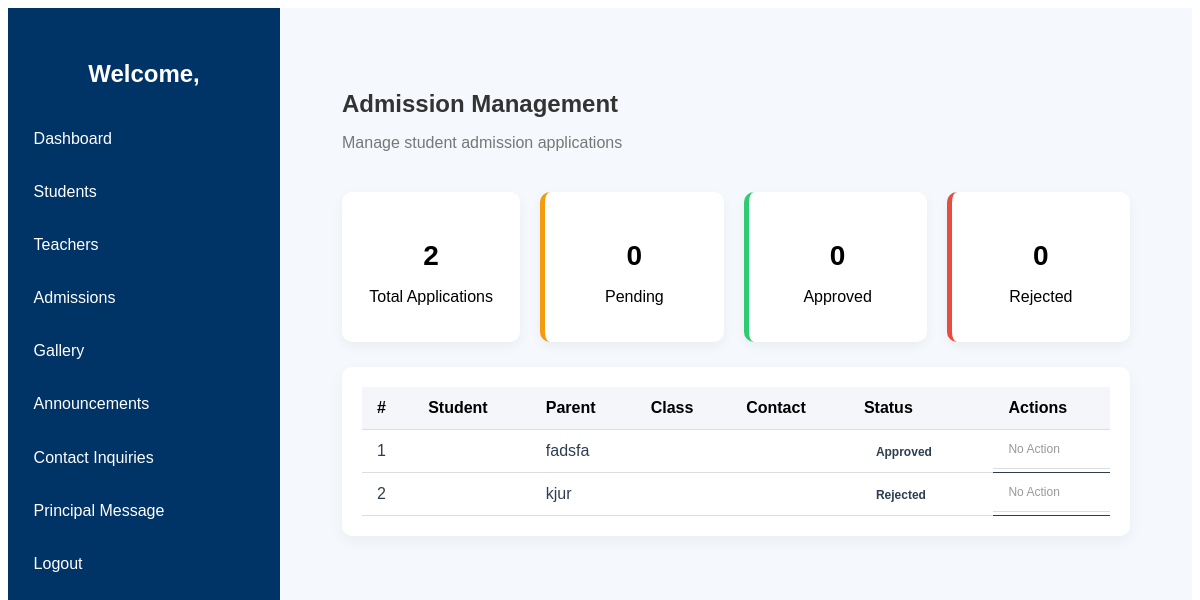
/admin/admissions, run on the app's committed database.
### app.py (models this page shows)
class Admission(db.Model):
    id = db.Column(db.Integer, primary_key=True)
    full_name = db.Column(db.String(150), nullable=False)
    dob = db.Column(db.String(50))
    gender = db.Column(db.String(20))
    parent_name = db.Column(db.String(150), nullable=False)
    contact_number = db.Column(db.String(20), nullable=False)
    email = db.Column(db.String(120))
    applying_class = db.Column(db.String(50), nullable=False)
    address = db.Column(db.String(200))
    status = db.Column(db.String(20), default="pending")
    date_applied = db.Column(db.DateTime, default=datetime.utcnow)

### app.py (the view)
@app.route("/admin/admissions")
def admin_admissions():
    admissions = Admission.query.all()
    total = len(admissions)
    pending = len([a for a in admissions if a.status == "pending"])
    approved = len([a for a in admissions if a.status == "approved"])
    rejected = len([a for a in admissions if a.status == "rejected"])
    return render_template(
        "adminAdmissions.html",
        admissions=admissions,
        total=total,
        pending=pending,
        approved=approved,
        rejected=rejected
    )

### templates/adminAdmissions.html
{% extends "adminBase.html" %}
{% block content %}
<div class="dashboard-wrapper">
    <div class="page-header">
        <div>
            <h2>Admission Management</h2>
            <p>Manage student admission applications</p>
        </div>
    </div>
    <div class="admission-stats">
        <div class="stat-box">
            <h3>{{ total }}</h3>
            <p>Total Applications</p>
        </div>
        <div class="stat-box pending">
            <h3>{{ pending }}</h3>
            <p>Pending</p>
        </div>
        <div class="stat-box approved">
            <h3>{{ approved }}</h3>
            <p>Approved</p>
        </div>
        <div class="stat-box rejected">
            <h3>{{ rejected }}</h3>
            <p>Rejected</p>
        </div>
    </div>
    <div class="admission-table-card">
        {% if admissions %}
        <table>
            <thead>
                <tr>
                    <th>#</th>
                    <th>Student</th>
                    <th>Parent</th>
                    <th>Class</th>
                    <th>Contact</th>
                    <th>Status</th>
                    <th>Actions</th>
                </tr>
            </thead>
            <tbody>
                {% for admission in admissions %}
                <tr>
                    <td>{{ loop.index }}</td>
                    <td>{{ admission.student_name }}</td>
                    <td>{{ admission.parent_name }}</td>
                    <td>{{ admission.student_class }}</td>
                    <td>{{ admission.contact }}</td>
                    <td>
                        <span class="badge {{ admission.status }}">
                            {{ admission.status }}
                        </span>
                    </td>
                    <td class="actions">
                        {% if admission.status == "pending" %}
                        <form action="{{ url_for('approve_admission', id=admission.id) }}" method="POST" style="display:inline;">
    <button type="submit" class="btn-approve">Approve</button>
</form>
                        <form action="{{ url_for('reject_admission', id=admission.id) }}" method="POST" style="display:inline;">
    <button type="submit" class="btn-reject">Reject</button>
</form>
                        {% else %}
                        <span class="no-action">No Action</span>
                        {% endif %}
                    </td>
                </tr>
                {% endfor %}
            </tbody>
        </table>
        {% else %}
        <div class="empty-state">
            <h3>No Admission Applications Yet</h3>
            <p>When students apply, they will appear here.</p>
        </div>
        {% endif %}
    </div>
</div>
{% endblock %}

### static/css/admin.css (style rules this page uses)
.page-header { display: flex; justify-content: space-between; align-items: center; margin-bottom: 25px; }
.page-header h2 { font-size: 26px; font-weight: 600; color: #2c3e50; }
.actions { display: flex; gap: 10px; }
.page-header { display: flex; justify-content: space-between; align-items: center; margin-bottom: 20px; }
.page-header h2 { font-size: 24px; color: #333; }
table thead { background-color: #4CAF50; color: white; }
table thead th { padding: 12px 15px; text-align: left; }
table tbody td { padding: 12px 15px; border-bottom: 1px solid #ddd; }
table { width: 100%; border-collapse: collapse; }
table th, table td { padding: 12px; text-align: left; border-bottom: 1px solid #ddd; }
table th { background-color: #f4f6f9; font-weight: 600; }
.dashboard-wrapper { padding: 30px; }
.page-header h2 { margin-bottom: 5px; }
.page-header p { color: #777; margin-bottom: 20px; }
.admission-table-card { background: #f9fafc; padding: 20px; border-radius: 10px; box-shadow: 0 5px 15px rgba(0,0,0,0.05); background: white; color: #2c3e50; }
table thead { background: #34495e; }
table th, table td { padding: 12px; text-align: left; }
table th { font-weight: 600; color: black; }
table tr { border-bottom: 1px solid ; }
.badge { padding: 6px 12px; border-radius: 20px; font-size: 12px; font-weight: 600; }
.actions { display: flex; gap: 8px; }
.no-action { color: #999; font-size: 12px; }
.admission-stats { display: flex; gap: 20px; margin-bottom: 25px; }
.stat-box { flex: 1; background: white; padding: 20px; border-radius: 10px; text-align: center; box-shadow: 0 4px 12px rgba(0,0,0,0.05); }
.stat-box h3 { font-size: 28px; margin-bottom: 5px; }
.stat-box.pending { border-left: 5px solid #f39c12; }
.stat-box.approved { border-left: 5px solid #2ecc71; }
.stat-box.rejected { border-left: 5px solid #e74c3c; }

### data on the page
Admission: parent_name "fadsfa", status "Approved", shows "No Action"
Admission: parent_name "kjur", status "Rejected", shows "No Action"

### other printed values
{{ total }} "2"
{{ pending }} "0"
{{ approved }} "0"
{{ rejected }} "0"
